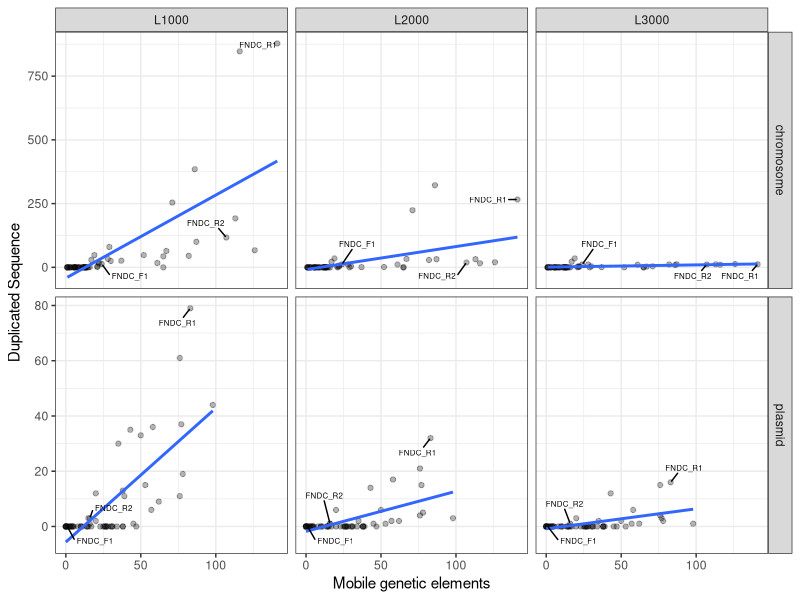

This chart was generated by the following R code:
#Check for required packages and install them
list.of.packages <- c("ggplot2", "ggrepel","tidyverse")
new.packages <- list.of.packages[!(list.of.packages %in% installed.packages()[,"Package"])]
if(length(new.packages)) install.packages(new.packages)

#Load packages
library(ggplot2)
library(ggrepel)
library(tidyverse)

#Plot
df <- read.table("rep_mge_summary.txt",header=T)
labels <- df$Label
selected_labels <- c("FNDC_F1","FNDC_R1","FNDC_R2")
labels[!labels %in% selected_labels] <- ""
formula <- y ~ x
p <- ggplot(df, aes(x= MGEs , y= Repeats, label=labels)) +
  geom_point(alpha = 0.3) +
  facet_grid(Group~Seed, scales = "free") +
  geom_smooth(method = "lm", formula = formula, se = F) +
  geom_text_repel(min.segment.length = 0, seed = 42, box.padding = 0.5,size=2,max.overlaps = Inf)+
  theme_bw()+theme(legend.position = 'none')+xlab("Mobile genetic elements")+ylab("Duplicated Sequence")
ggsave(file = "rep_summary.pdf", plot = p,width=9,heigh=6)

#Correlation and Linear Regression Test
cor_df = df %>%
  group_by(Group,Seed) %>% summarize(R = round(cor.test(Repeats, MGEs)$estimate,3), p = signif(cor.test(Repeats, MGEs)$p.value,4), R_squared = round(summary(lm(Repeats ~ MGEs))$r.squared,3)) %>% as.data.frame()
write.table(cor_df,"cor_reg_results.txt",row.names = FALSE,sep="\t")
